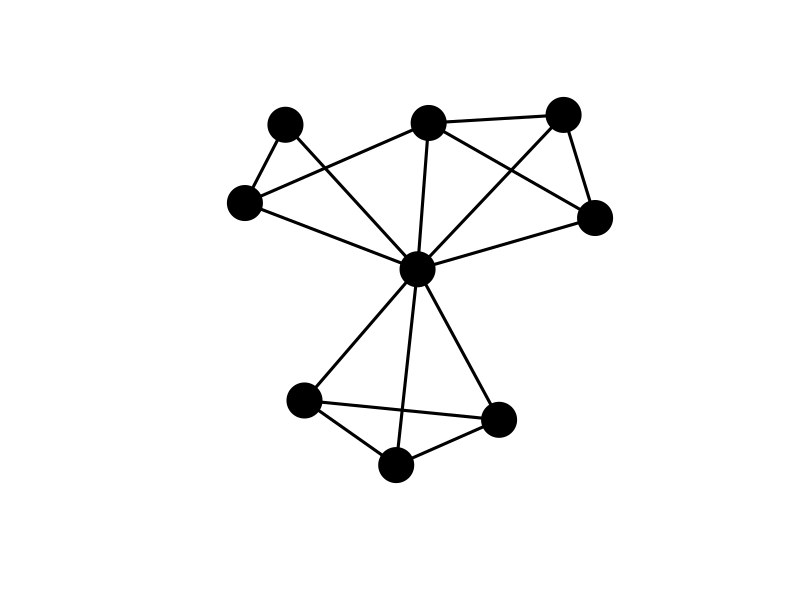
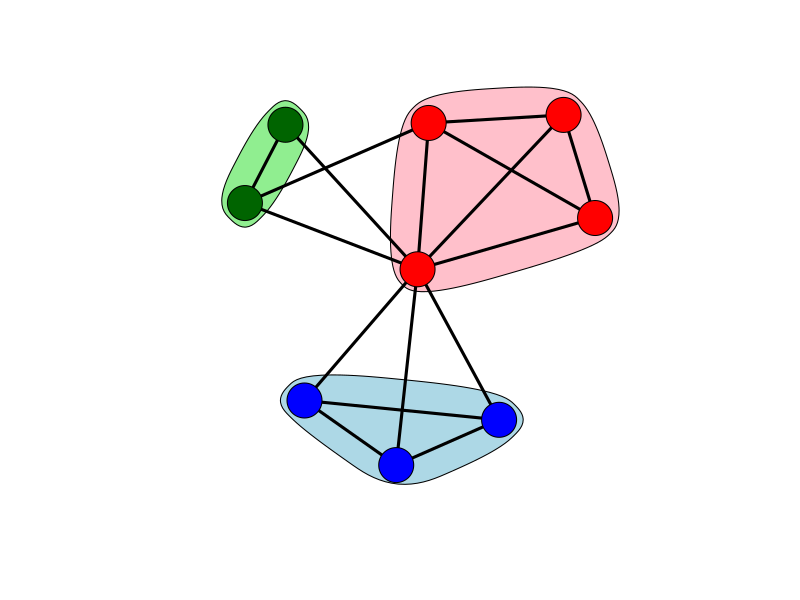
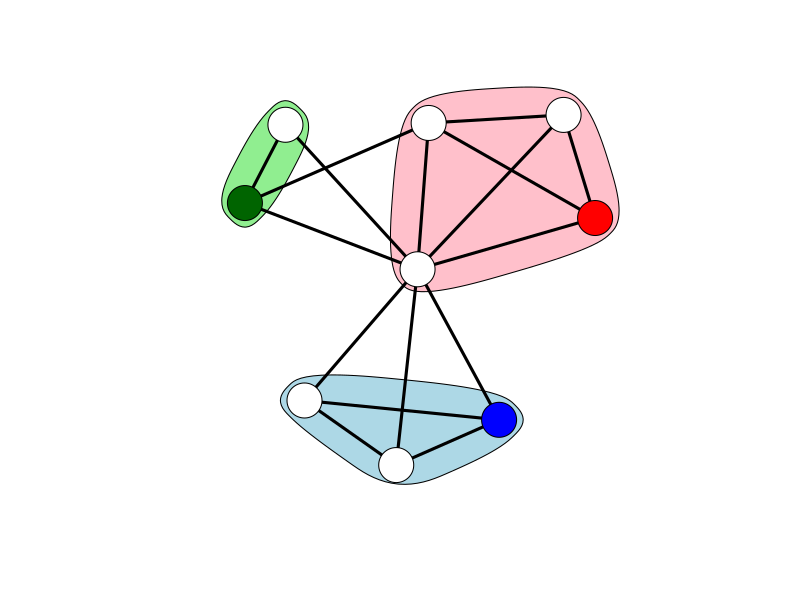

Write R code to recreate these figures, in order.
library(igraph)

miniMat = matrix(c(c(1,1,1,1,0.1,0.1,0.1,0.1,0.1),
                 c(1,1,1,1,0,0,0,0,0.1),
                 c(1,1,1,1,0,0,0,0,0),
                 c(1,1,1,1,0,0,0,0,0),
                 c(0.1,0,0,0,1,1,1,0,0),
                 c(0.1,0,0,0,1,1,1,0,0),
                 c(0.1,0,0,0,1,1,1,0,0),
                 c(0.1,0,0,0,0,0,0,1,1),
                 c(0.1,0.1,0,0,0,0,0,1,1)),ncol=9,byrow=T)

miniGraph = graph_from_adjacency_matrix(miniMat,
                                         mode="undirected",
                                         weighted=T,
                                         diag=F)

set.seed(14)
jpeg("ggm.jpeg")
plot(miniGraph,
     layout = layout_with_gem,
     edge.color="black",
     edge.width=3,
     vertex.border.size=3,
     vertex.color="black",
     vertex.label=NA,
     vertex.size=20)
dev.off()

miniClust=cluster_walktrap(miniGraph,steps = 2) 

new_cols <- c("darkgreen", "red", "blue")[membership(miniClust)]

set.seed(14)
jpeg("ggmClust.jpeg")
plot(miniClust,miniGraph,
     layout = layout_with_gem,
     col = new_cols,
     edge.width=3,
     mark.border="black",
     mark.col=c("lightgreen","pink","lightblue"),
     edge.color="black",
     vertex.label=NA,
     vertex.label.color="black",
     vertex.size=20)
dev.off()


new_cols <- c("darkgreen", "red", "blue")[membership(miniClust)]
new_cols[c(1:3,5:6,8)]=0

set.seed(14)
jpeg("ggmClustHubs.jpeg")
plot(miniClust,miniGraph,
     layout = layout_with_gem,
     col = new_cols,
     edge.width=3,
     mark.border="black",
     mark.col=c("lightgreen","pink","lightblue"),
     edge.color="black",
     vertex.label=NA,
     vertex.label.color="black",
     vertex.size=20)
dev.off()
